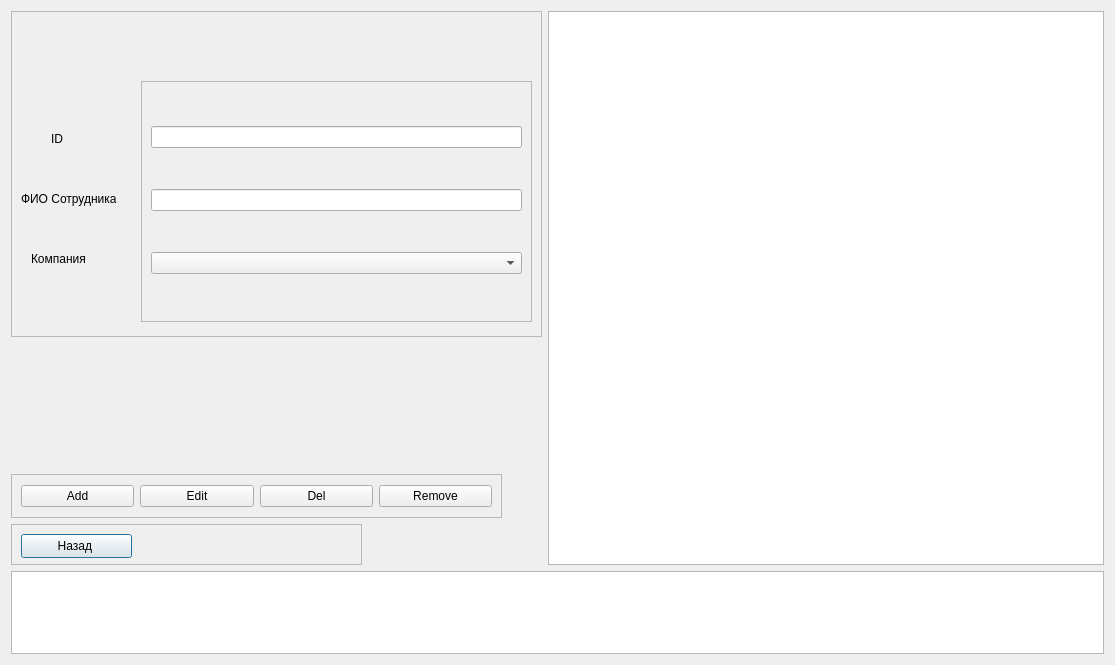
<?xml version="1.0" encoding="UTF-8"?>
<ui version="4.0">
 <class>employee</class>
 <widget class="QDialog" name="employee">
  <property name="geometry">
   <rect>
    <x>0</x>
    <y>0</y>
    <width>1115</width>
    <height>665</height>
   </rect>
  </property>
  <property name="windowTitle">
   <string>Dialog</string>
  </property>
  <layout class="QGridLayout" name="gridLayout_2">
   <item row="3" column="0">
    <widget class="QFrame" name="frame_4">
     <property name="minimumSize">
      <size>
       <width>351</width>
       <height>41</height>
      </size>
     </property>
     <property name="maximumSize">
      <size>
       <width>351</width>
       <height>41</height>
      </size>
     </property>
     <property name="frameShape">
      <enum>QFrame::StyledPanel</enum>
     </property>
     <property name="frameShadow">
      <enum>QFrame::Raised</enum>
     </property>
     <widget class="QPushButton" name="btnBack">
      <property name="geometry">
       <rect>
        <x>10</x>
        <y>10</y>
        <width>111</width>
        <height>24</height>
       </rect>
      </property>
      <property name="text">
       <string>Назад </string>
      </property>
     </widget>
    </widget>
   </item>
   <item row="0" column="1" rowspan="4">
    <widget class="QTableWidget" name="twOrg">
     <property name="minimumSize">
      <size>
       <width>541</width>
       <height>441</height>
      </size>
     </property>
    </widget>
   </item>
   <item row="0" column="0">
    <widget class="QFrame" name="frame">
     <property name="minimumSize">
      <size>
       <width>531</width>
       <height>326</height>
      </size>
     </property>
     <property name="maximumSize">
      <size>
       <width>531</width>
       <height>326</height>
      </size>
     </property>
     <property name="frameShape">
      <enum>QFrame::StyledPanel</enum>
     </property>
     <property name="frameShadow">
      <enum>QFrame::Raised</enum>
     </property>
     <widget class="QLabel" name="lbINN_2">
      <property name="geometry">
       <rect>
        <x>20</x>
        <y>240</y>
        <width>56</width>
        <height>16</height>
       </rect>
      </property>
      <property name="text">
       <string>Компания</string>
      </property>
     </widget>
     <widget class="QLabel" name="lbName_2">
      <property name="geometry">
       <rect>
        <x>10</x>
        <y>180</y>
        <width>95</width>
        <height>16</height>
       </rect>
      </property>
      <property name="text">
       <string>ФИО Сотрудника</string>
      </property>
     </widget>
     <widget class="QLabel" name="lbID_2">
      <property name="geometry">
       <rect>
        <x>40</x>
        <y>120</y>
        <width>16</width>
        <height>16</height>
       </rect>
      </property>
      <property name="maximumSize">
       <size>
        <width>16</width>
        <height>16</height>
       </size>
      </property>
      <property name="text">
       <string>ID</string>
      </property>
     </widget>
     <widget class="QFrame" name="frame_2">
      <property name="geometry">
       <rect>
        <x>130</x>
        <y>70</y>
        <width>391</width>
        <height>241</height>
       </rect>
      </property>
      <property name="frameShape">
       <enum>QFrame::StyledPanel</enum>
      </property>
      <property name="frameShadow">
       <enum>QFrame::Raised</enum>
      </property>
      <layout class="QGridLayout" name="gridLayout">
       <item row="0" column="0">
        <widget class="QLineEdit" name="leID"/>
       </item>
       <item row="1" column="0">
        <widget class="QLineEdit" name="leFio_emp"/>
       </item>
       <item row="2" column="0">
        <widget class="QComboBox" name="cB_company"/>
       </item>
      </layout>
     </widget>
    </widget>
   </item>
   <item row="4" column="0" colspan="2">
    <widget class="QTextEdit" name="teResult">
     <property name="sizePolicy">
      <sizepolicy hsizetype="Minimum" vsizetype="Expanding">
       <horstretch>0</horstretch>
       <verstretch>0</verstretch>
      </sizepolicy>
     </property>
     <property name="maximumSize">
      <size>
       <width>16777215</width>
       <height>83</height>
      </size>
     </property>
     <property name="readOnly">
      <bool>true</bool>
     </property>
    </widget>
   </item>
   <item row="2" column="0">
    <widget class="QFrame" name="frame_3">
     <property name="maximumSize">
      <size>
       <width>491</width>
       <height>44</height>
      </size>
     </property>
     <property name="frameShape">
      <enum>QFrame::StyledPanel</enum>
     </property>
     <property name="frameShadow">
      <enum>QFrame::Raised</enum>
     </property>
     <layout class="QHBoxLayout" name="horizontalLayout">
      <item>
       <widget class="QPushButton" name="btnAdd_2">
        <property name="text">
         <string>Add</string>
        </property>
       </widget>
      </item>
      <item>
       <widget class="QPushButton" name="btnEdit_2">
        <property name="text">
         <string>Edit</string>
        </property>
       </widget>
      </item>
      <item>
       <widget class="QPushButton" name="btnDel_2">
        <property name="text">
         <string>Del</string>
        </property>
       </widget>
      </item>
      <item>
       <widget class="QPushButton" name="btnRemove_2">
        <property name="text">
         <string>Remove</string>
        </property>
       </widget>
      </item>
     </layout>
    </widget>
   </item>
  </layout>
 </widget>
 <resources/>
 <connections/>
</ui>
